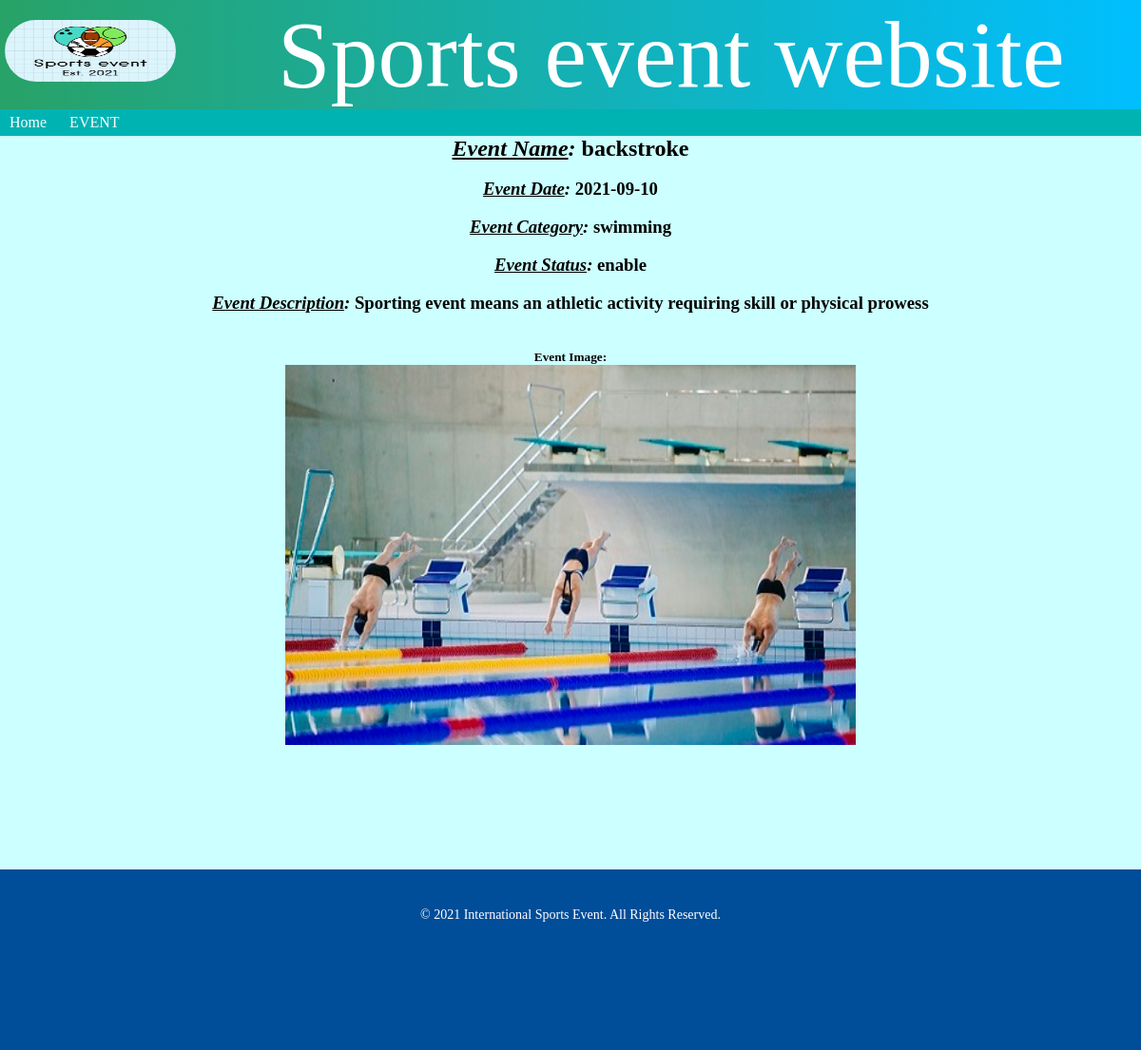
The page /event_details.php?id=11 on the database its author committed.
### tables this page shows
CREATE TABLE `event_details` (
  `Name` varchar(150) NOT NULL,
  `Description` text NOT NULL,
  `Date` date NOT NULL,
  `Image` varchar(50) NOT NULL,
  `Category` varchar(50) NOT NULL,
  `Status` varchar(10) NOT NULL DEFAULT 'Enable',
  `Featured` varchar(5) NOT NULL DEFAULT 'No',
  `Id` int(11) NOT NULL
);

### event_details.php (the view, shortened to what this page needs)
<?php
include("include/config.php");
$eid = $_GET['id'];
$qry1 = "SELECT * FROM event_details WHERE Id = '{$eid}';";
$res1 = mysqli_query($conn ,$qry1);
while ($row = mysqli_fetch_assoc($res1)) {
	$prev_name = $row['Name'];
	$prev_description = $row['Description'];
	$prev_date = $row['Date'];
	$prev_image = $row['Image'];
	$prev_category = $row['Category'];
	$prev_status = $row['Status'];
}
?>
<!DOCTYPE html>
<html lang="en">
	<head>
		<link rel="stylesheet" href="stylesheet.css"/>
	</head>
	<body>
		<div class="wrapper">
			<?php
				include("include/header.php");
			?>
			<div class="subheader">
				<ul>
					<li><a href="index.php">Home</a></li>
					<li><a href="event.php">EVENT</a></li>
				</ul>
			</div>
			<nav class="eventtable">
				<ul>
					<li> <h1><i><u>Event Name</u>:</i> <?php echo $prev_name?> </h1>  </li><br>
					<li> <h3><i><u>Event Date</u>: </i><?php echo $prev_date?> </h3>  </li><br>
					<li> <h3><i><u>Event Category</u>: </i><?php echo $prev_category?> </h3></li><br>
					<li> <h3><i><u>Event Status</u>: </i><?php echo $prev_status?> </h3>  </li><br>
					<li> <h3><i><u>Event Description</u>: </i><?php echo $prev_description?> </h3>  </li><br><br>
					<li>
						<h5>Event Image:</h5>
						<img src="img/<?php echo $prev_image;?>" width=600 height=400>
					</li>
				</ul>
			</nav>
			<?php
				include("include/footer.php");
			?>
		</div>
	</body>
</html>

### stylesheet.css (style rules this page uses)
* { margin: 0 ; padding: 0; }
.wrapper { height: auto; }
.subheader { top: 0; width: 100%; height: auto; float: left; background-color: #00b3b3; min-width: 330px; }
.subheader ul li { display: inline-block; margin: 5px; }
.subheader ul li a { text-decoration: none; color: white; padding: 5px; text-align: center; }
.eventtable { background-color: #ccffff; border: 0px solid gray; text-align: center; height: auto; width: 100%; min-width: 330px; min-height: 800px; }

### rows shown on the page
event_details: Name "backstroke", Date "2021-09-10", Category "swimming", Status "enable", Description "Sporting event means an athletic activity requiring skill or physical prowess", Image (picture)
